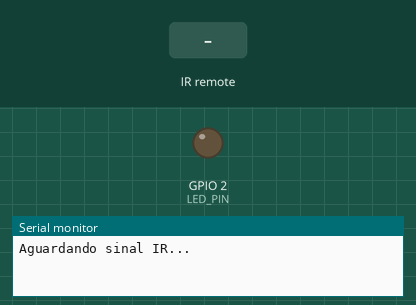
This sketch was run on a simulated ESP8266 (NodeMCU). Shown: output pins drawn as LEDs (lit = HIGH), the last lines printed to the serial monitor. The inputs (shaded band) are chosen by the test bench.

Above: at 1.2 s.
1.3 s: infrared code 0x807F02FD received
At 2.0 s:
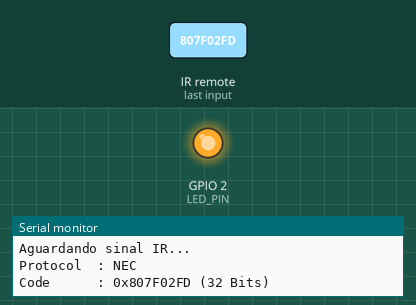
Timing chart, 0 to 4.3 s (numbered marks = the images above; inputs shaded):
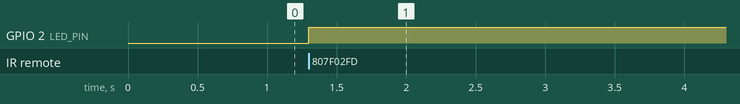

The sketch:

LampControleRemotoVersao1.ino
```cpp
#include <IRremoteESP8266.h>
#include <IRrecv.h>
#include <IRutils.h>

const uint16_t RECV_PIN = 14;       // Pino do receptor IR
const uint16_t LED_PIN = 2;         // Pino do LED
const uint32_t IR_CODE = 0x807F02FD;  // Código IR do botão

IRrecv irrecv(RECV_PIN);
decode_results results;
bool ledState = false;  // Estado inicial do LED

void setup() {
  Serial.begin(115200);
  pinMode(LED_PIN, OUTPUT);
  irrecv.enableIRIn();
  Serial.println("Aguardando sinal IR...");
}

void loop() {
  if (irrecv.decode(&results)) {
    Serial.println(resultToHumanReadableBasic(&results));

    // Verifica se o código IR recebido corresponde ao botão desejado
    if (results.value == IR_CODE) {
      ledState = !ledState;               // Alterna o estado do LED
      digitalWrite(LED_PIN, ledState);    // Atualiza o LED com o novo estado
    }

    irrecv.resume();  // Aguarda o próximo sinal IR
  }
}
```

Measured:
- after the input at 1.3 s, GPIO 2 (LED_PIN): LOW → HIGH at once
